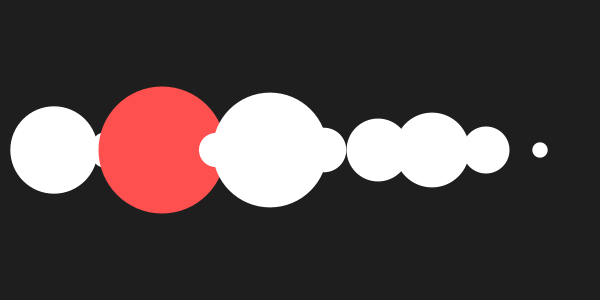
Frame 1 (no input)
Frame 60 (the mouse pressed at the canvas centre just before this capture): identical to frame 1, image omitted
Frame 120 (the mouse held since frame 60 and released just before this capture): identical to frame 1, image omitted

The Processing sketch that drew this single still picture (run headless with seeded random() and noise(); from frame 60 on, the mouse is pressed at the canvas centre):

// Processing sketch: Day_3_Demo
// ── Day_3_Demo.pde
// Day 3 Demo - Finding the max in an array

float[] vals = new float[10];

void setup() {
  size(600, 300);
  for (int i = 0; i < vals.length; i++) {
    vals[i] = random(10, 400);
  }
}

void draw() {
  background(30);

  // Find the biggest value
  int maxIndex = 0;
  for (int i = 1; i < vals.length; i++) {
    if (vals[i] > vals[maxIndex]) {
      maxIndex = i;
    }
  }

  // Draw circles
  float spacing = width / (vals.length + 1);
  for (int i = 0; i < vals.length; i++) {
    float x = spacing * (i + 1);
    if (i == maxIndex) {
      fill(255, 80, 80);
    } else {
      fill(255);
    }
    noStroke();
    circle(x, height / 2, vals[i] / 3);
  }
}
